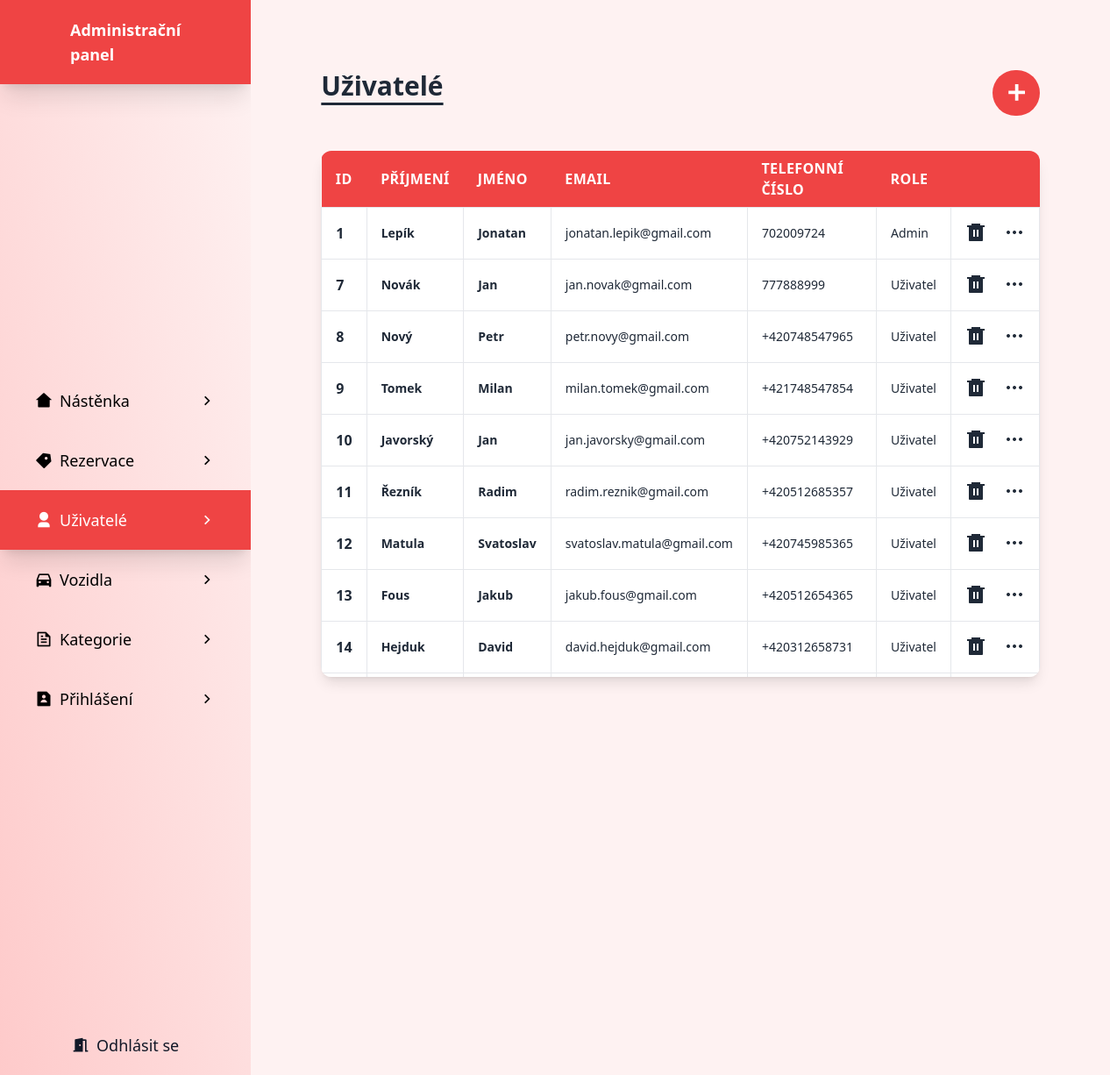
The page /uzivatele/uzivatele.php (signed in) on the database its author committed.
### tables this page shows
CREATE TABLE `uzivatele` (
  `id_u` int(11) NOT NULL,
  `jmeno` varchar(30) NOT NULL,
  `prijmeni` varchar(30) NOT NULL,
  `email` varchar(40) NOT NULL,
  `telcislo` varchar(13) NOT NULL,
  `heslo` varchar(255) NOT NULL,
  `role` int(11) NOT NULL
);

### uzivatele/uzivatele.php (the view, shortened to what this page needs)
<?php
    $server = "localhost";
    $uzivatel = "root";
    $heslo = "";
    $db = "carlend";
?>
<!DOCTYPE html>
<html lang="en" class="scroll-smooth ">
<?php
    require_once '../soubory/header.php';
    if(isset($_SESSION["role"])) {
        if($_SESSION["role"] == 1) {
            echo '
            <body class="font-exo scroll-smooth overflow-x-hidden">
                <div class="flex w-full">';
                    require_once '../admin/admin-panel.php';
                    echo '
                    <div class="flex-1 bg-red-50 p-20">
                        <div class="container mx-auto flex justify-between mb-10 ">
                            <h1 class="font-bold text-3xl text-gray-800 underline underline-offset-8 ">
                                Uživatelé
                            </h1>
                            <a href="uzivatele-pridani.php" class="font-bold text-3xl bg-red-500 text-white rounded-full text-center flex items-center px-3 py-2 transition-all hover:bg-red-400">
                                <i class="ri-add-line"></i>
                            </a>
                        </div>
                        <div class="container mx-auto w-full mb-8 overflow-hidden rounded-xl shadow-lg">
                            <div class="w-full h-[600px] overflow-auto">
                                <table class="w-full">
                                    <thead class="sticky top-0">
                                        <tr class="text-md font-semibold tracking-wide text-left text-white bg-red-500 border-b border-gray-600">
                                            <th class="px-4 py-2 ">ID</th>
                                            <th class="px-4 py-2">PŘÍJMENÍ</th>
                                            <th class="px-4 py-2">JMÉNO</th>
                                            <th class="px-4 py-2">EMAIL</th>
                                            <th class="px-4 py-2">TELEFONNÍ ČÍSLO</th>
                                            <th class="px-4 py-2">ROLE</th>
                                            <th></th>
                                        </tr>
                                    </thead>
                                    <tbody class=" bg-white">';
                                        $pripojeni = mysqli_init();
                                        if(!mysqli_real_connect($pripojeni, $server, $uzivatel, $heslo, $db)) {
                                            die("Chyba při připojování k databázi");
                                        }
                                        else {
                                            $sql = "SELECT * FROM uzivatele";
                                            $seznamUzivatelu = mysqli_query($pripojeni, $sql);
                                            if(mysqli_num_rows($seznamUzivatelu) > 0) {
                                                while (($uzivatel = mysqli_fetch_array($seznamUzivatelu)) != NULL) {
                                                    echo '
                                                    <tr class="text-gray-800 hover:bg-gray-100 transition-all">
                                                        <td class="px-4 py-3 text-ms font-semibold border">' . $uzivatel["id_u"] . '</td>
                                                        <td class="px-4 py-3 text-sm border font-bold">' . $uzivatel["prijmeni"] . '</td>
                                                        <td class="px-4 py-3 text-sm border font-bold">' . $uzivatel["jmeno"] . '</td>
                                                        <td class="px-4 py-3 text-sm border">' . $uzivatel["email"] . '</td>
                                                        <td class="px-4 py-3 text-sm border">' . $uzivatel["telcislo"] . '</td>';
                                                        if($uzivatel["role"] == '1') {
                                                            echo '<td class="px-4 py-3 text-sm border">Admin</td>';
                                                        }
                                                        else {
                                                            echo '<td class="px-4 py-3 text-sm border">Uživatel</td>';
                                                        }
                                                        echo '
                                                        <td class="px-4 py-3 border">
                                                            <div class="flex justify-center">
                                                                <a href="uzivatele-smazani.php?uzivatel=' . $uzivatel["id_u"] . '" class="mr-5">
                                                                    <i class="ri-delete-bin-6-fill text-2xl transition-all hover:text-red-500"></i>
                                                                </a>
                                                                <a href="uzivatele-edit.php?uzivatel=' . $uzivatel["id_u"] . '">
                                                                    <i class="ri-more-fill text-2xl transition-all hover:text-gray-400"></i>
                                                                </a>
                                                            </div>
                                                        </td>
                                                    </tr>';
                                                }
                                            }
                                            else {
                                                echo "V databázi se nenašly žádná data";
                                            }
                                        }
                                        echo '
                                    </tbody>
                                </table>
                            </div>
                        </div>
                    </div>
                </div>
                <script src="https://unpkg.com/aos@next/dist/aos.js"></script>
                <script>
                AOS.init();
                </script>
            </body>';
        }
    }
?>
</html>

### soubory/header.php (shortened to what this page needs)
<head>
    <link href="https://cdn.jsdelivr.net/npm/remixicon@2.5.0/fonts/remixicon.css" rel="stylesheet">
    <link rel="stylesheet" href="https://unpkg.com/aos@next/dist/aos.css" />
    <script src="https://cdn.tailwindcss.com"></script>
</head>

### admin/admin-panel.php
<?php
    $aktualniStranka = basename($_SERVER['PHP_SELF'], ".php");
echo '
<div class=" bg-gradient-to-bl from-red-50 to-red-200 flex flex-col justify-between min-h-screen">
    <a href="../index.php" class="py-5 px-20 bg-red-500 text-lg font-semibold text-white shadow-xl">
        <span class="flex justify-center items-center">
            Administrační<br>
            panel
        </span>
    </a>
    <div class="flex flex-col">
        <a href="../admin/admin.php" class="py-5 px-10 transition-all duration-300 text-lg hover:bg-red-500 hover:text-white'; if($aktualniStranka == "admin") echo ' shadow-xl bg-red-500 text-white"'; else echo '"'; echo '>
            <div class="flex items-center justify-between">
                <div class="flex justify-center items-center ">
                    <i class="ri-home-2-fill pr-2 text-xl"></i>
                    Nástěnka
                </div>
                <i class="ri-arrow-right-s-line text-xl ml-16"></i>
            </div>
        </a>
        <a href="../rezervace/rezervace.php" class="py-5 px-10 transition-all duration-300 text-lg hover:bg-red-500 hover:text-white'; if($aktualniStranka == "rezervace" || $aktualniStranka == "rezervace-edit") echo ' shadow-xl bg-red-500 text-white"'; else echo '"'; echo '>
            <div class="flex items-center justify-between">
                <div class="flex justify-center items-center ">
                    <i class="ri-price-tag-3-fill pr-2 text-xl "></i>
                    Rezervace
                </div>
                <i class="ri-arrow-right-s-line text-xl ml-16"></i>
            </div>
        </a>
        <a href="../uzivatele/uzivatele.php" class="py-5 px-10 transition-all duration-300 text-lg hover:bg-red-500 hover:text-white'; if($aktualniStranka == "uzivatele" || $aktualniStranka == "uzivatele-edit" || $aktualniStranka == "uzivatele-pridani") echo ' shadow-xl bg-red-500 text-white"'; else echo '"'; echo '>
            <div class="flex items-center justify-between">
                <div class="flex justify-center items-center">
                    <i class="ri-user-3-fill pr-2 text-xl"></i>
                    Uživatelé
                </div>
                <i class="ri-arrow-right-s-line text-xl ml-16"></i>
            </div>
        </a>
        <a href="../vozidla/vozidla.php" class="py-5 px-10 transition-all duration-300 text-lg hover:bg-red-500 hover:text-white'; if($aktualniStranka == "vozidla" || $aktualniStranka == "vozidla-edit" || $aktualniStranka == "vozidla-pridani") echo ' shadow-xl bg-red-500 text-white"'; else echo '"'; echo '>
            <div class="flex items-center justify-between">
                <div class="flex justify-center items-center">
                    <i class="ri-car-fill pr-2 text-xl"></i>
                    Vozidla
                </div>
                <i class="ri-arrow-right-s-line text-xl ml-16"></i>
            </div>
        </a>
        <a href="../kategorie/kategorie.php" class="py-5 px-10 transition-all duration-300 text-lg hover:bg-red-500 hover:text-white'; if($aktualniStranka == "kategorie" || $aktualniStranka == "kategorie-edit" || $aktualniStranka == "kategorie-pridani") echo ' shadow-xl bg-red-500 text-white"'; else echo '"'; echo '>
            <div class="flex items-center justify-between">
                <div class="flex justify-center items-center">
                    <i class="ri-file-text-line pr-2 text-xl"></i>
                    Kategorie
                </div>
                <i class="ri-arrow-right-s-line text-xl ml-16"></i>
            </div>
        </a>
        <a href="../admin/admin-prihlaseni.php" class="py-5 px-10 transition-all duration-300 text-lg hover:bg-red-500 hover:text-white'; if($aktualniStranka == "admin-prihlaseni") echo ' shadow-xl bg-red-500 text-white"'; else echo '"'; echo '>
            <div class="flex items-center justify-between">
                <div class="flex justify-center items-center">
                    <i class="ri-file-user-fill pr-2 text-xl"></i>
                    Přihlášení
                </div>
                <i class="ri-arrow-right-s-line text-xl ml-16"></i>
            </div>
        </a>
    </div>
    <a href="../uzivatele/odhlaseni.php" class="py-5 transition-all duration-300 text-lg text-gray-900 hover:text-red-500">
        <div class="flex justify-center items-center">
            <i class="ri-door-open-fill pr-2 text-xl"></i>
            Odhlásit se
        </div>
    </a>
</div>';

### rows shown on the page
uzivatele: id_u "1", prijmeni "Lepík", jmeno "Jonatan", email "jonatan.lepik@gmail.com", telcislo "702009724", shows "Admin"
uzivatele: id_u "7", prijmeni "Novák", jmeno "Jan", email "jan.novak@gmail.com", telcislo "777888999", shows "Uživatel"
uzivatele: id_u "8", prijmeni "Nový", jmeno "Petr", email "petr.novy@gmail.com", telcislo "+420748547965", shows "Uživatel"
uzivatele: id_u "9", prijmeni "Tomek", jmeno "Milan", email "milan.tomek@gmail.com", telcislo "+421748547854", shows "Uživatel"
uzivatele: id_u "10", prijmeni "Javorský", jmeno "Jan", email "jan.javorsky@gmail.com", telcislo "+420752143929", shows "Uživatel"
uzivatele: id_u "11", prijmeni "Řezník", jmeno "Radim", email "radim.reznik@gmail.com", telcislo "+420512685357", shows "Uživatel"
uzivatele: id_u "12", prijmeni "Matula", jmeno "Svatoslav", email "svatoslav.matula@gmail.com", telcislo "+420745985365", shows "Uživatel"
uzivatele: id_u "13", prijmeni "Fous", jmeno "Jakub", email "jakub.fous@gmail.com", telcislo "+420512654365", shows "Uživatel"
uzivatele: id_u "14", prijmeni "Hejduk", jmeno "David", email "david.hejduk@gmail.com", telcislo "+420312658731", shows "Uživatel"
